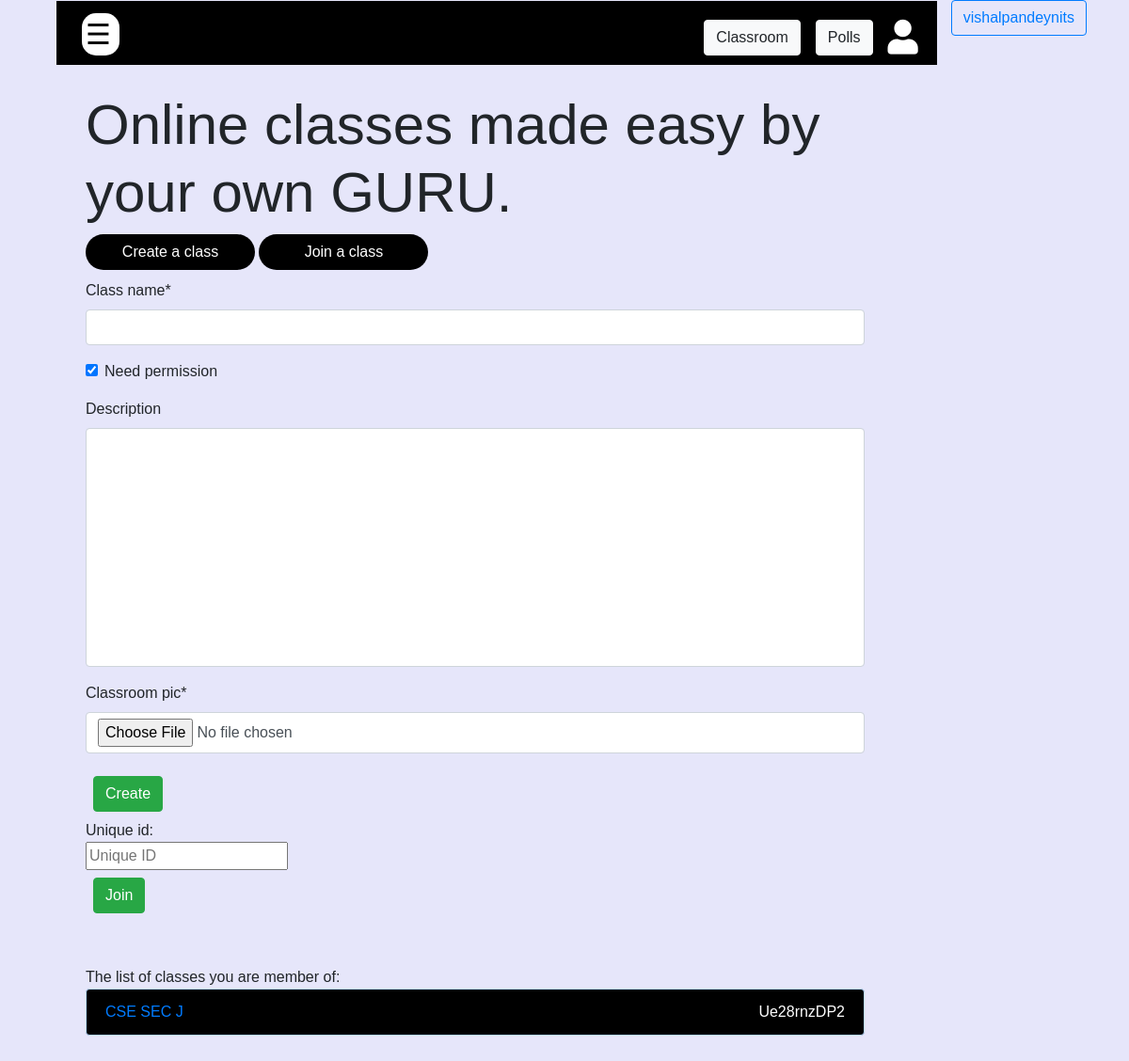
Before: /homepage/ (signed in) with the older database file.
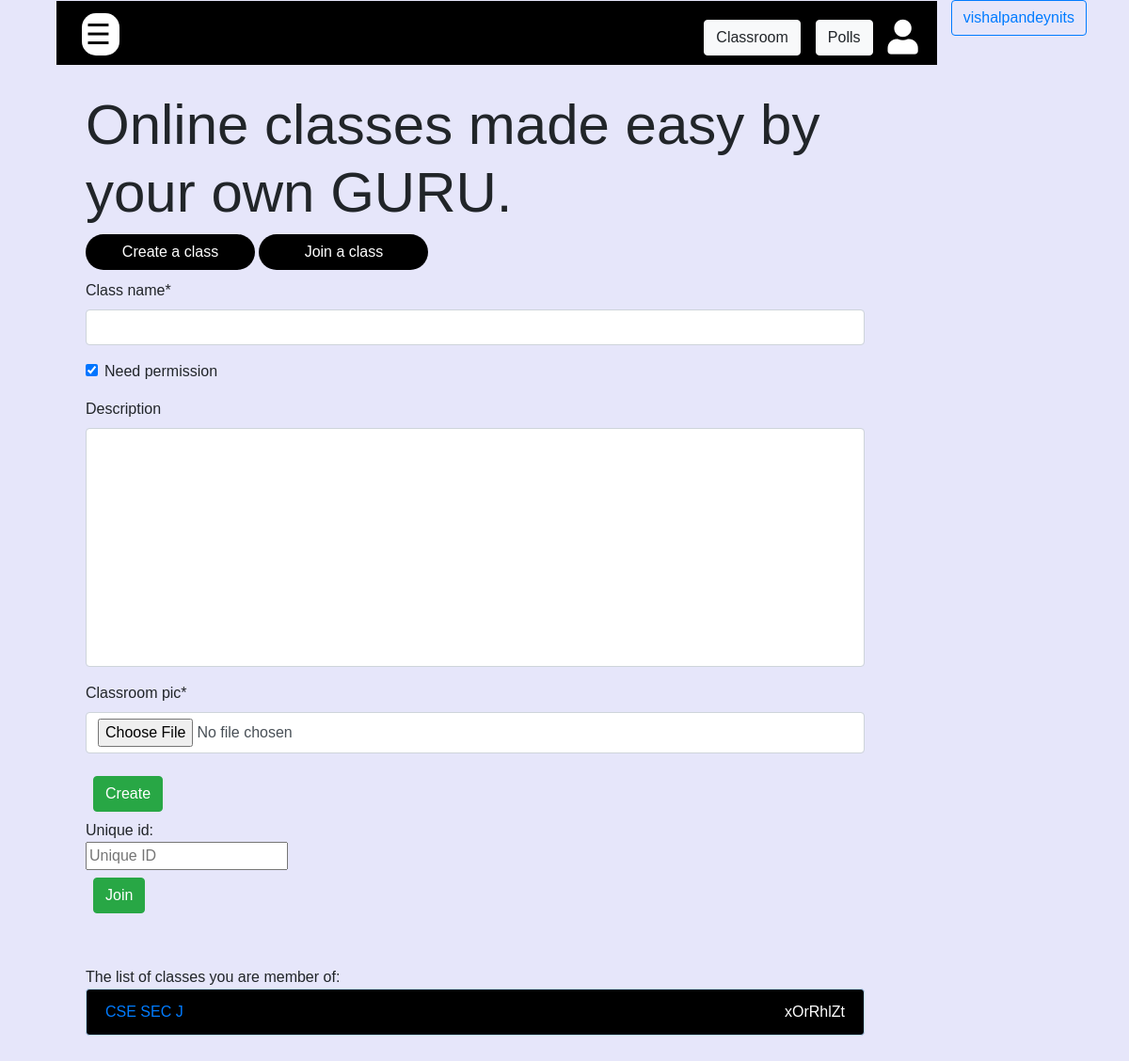
After: the same page with the newer database file.
### basic/models.py (models this page shows)
class Classroom(models.Model):
	created_by = models.ForeignKey(User, on_delete = models.CASCADE,related_name='created_by')
	members = models.ManyToManyField(User)
	teacher = models.ManyToManyField(User, related_name='classroom_teachers')
	special_permissions = models.ManyToManyField(User, related_name= "special_permissions")
	pending_members = models.ManyToManyField(User,related_name='pending_members')
	classroom_pic = models.ImageField(default="classroom.jpg",upload_to="classrooms/",null=True)
	class_name = models.CharField(max_length = 100)
	description = models.TextField(null=True, blank=True)
	created_on = models.DateTimeField(auto_now_add=True)
	unique_id = models.CharField(max_length=16,unique=True)
	need_permission = models.BooleanField(default=True)
	def __str__(self):
		return self.class_name

### basic/views.py (the view, shortened to what this page needs)
# urls.py: path('homepage/',homepage,name="homepage"),
@login_required
def homepage(request):
    if request.method=='POST':
        createclassform = CreateclassForm(request.POST or None)
        if createclassform.is_valid():
            classroom=createclassform.save(commit=False)
            classroom.unique_id = unique_id()
            classroom.created_by = request.user
            classroom.save()
            classroom.teacher.add(request.user)
            classroom.members.add(request.user)
            classroom.special_permissions.add(request.user)
            return redirect(f'/guru/{classroom.unique_id}/')
    else:
        createclassform = CreateclassForm()
    my_classes = Classroom.objects.all().filter(members=request.user)
    params={
        'createclassform':createclassform,
        'my_classes':my_classes
        }
    return render(request,'homepage.html',params)

### basic/forms.py
class CreateclassForm(forms.ModelForm):
	class Meta:
		model =  Classroom
		fields = ['class_name','need_permission','description','classroom_pic']

### templates/homepage.html (shortened to what this page needs)
{% extends 'base.html' %}
{% load static %}
{% block content %}
{% load crispy_forms_tags %}
<div class="container">
	<div>
	<a style="display: block;"class="btn btn-outline-primary float-right"
		href="{% url 'profile' user.username %}">
		{{ user.username }}
	</a>
</div>
	{% include 'navigation.html' %}
	<div class="row">
		<div class="col-sm-11 col-md-10">
			<div id="home-btn-container">
				<div id="vuecontainer">
					<h2 id="col-md-6" style="font-size:5vw;">
						Online classes made easy by your own GURU.
					</h2>
					<button v-on:click="create" class="btn btn-home">
						Create a class
					</button>
					<button v-on:click="join" class='btn btn-home'>
						Join a class
					</button> <br>
					<form v-if="createclassform" id="classform" method="POST">{% csrf_token %}
						{{ createclassform|crispy }}
						<input type="submit" value="Create" class="btn btn-success m-2">
					</form>
					<form v-if="joinform" id="joinform" method="POST">{% csrf_token %}
						Unique id: <br>
						<input type="text" placeholder="Unique ID"name="join_key"><br>
						<input type="submit" value="Join" class="btn btn-success m-2">
					</form><br><br>
				</div>
				{% if my_classes %}
					The list of classes you are member of:<br>
					{% for class in my_classes %}
						<div style="color:white; background:black;height:120%;"
							class="alert alert-primary" role="alert">
							<a href="{% url 'subjects' class.unique_id %}">
								{{ class|upper }}
							</a>
							<span style="float:right">
								{{ class.unique_id}}
							</span>
						</div>
					{% endfor %}
				{% endif %}
			</div>
		</div>
	</div>
</div>
{% endblock %}

Changed rows visible on the page:
changed Classroom "CSE SEC J": unique_id "Ue28rnzDP2" → "xOrRhlZt"
